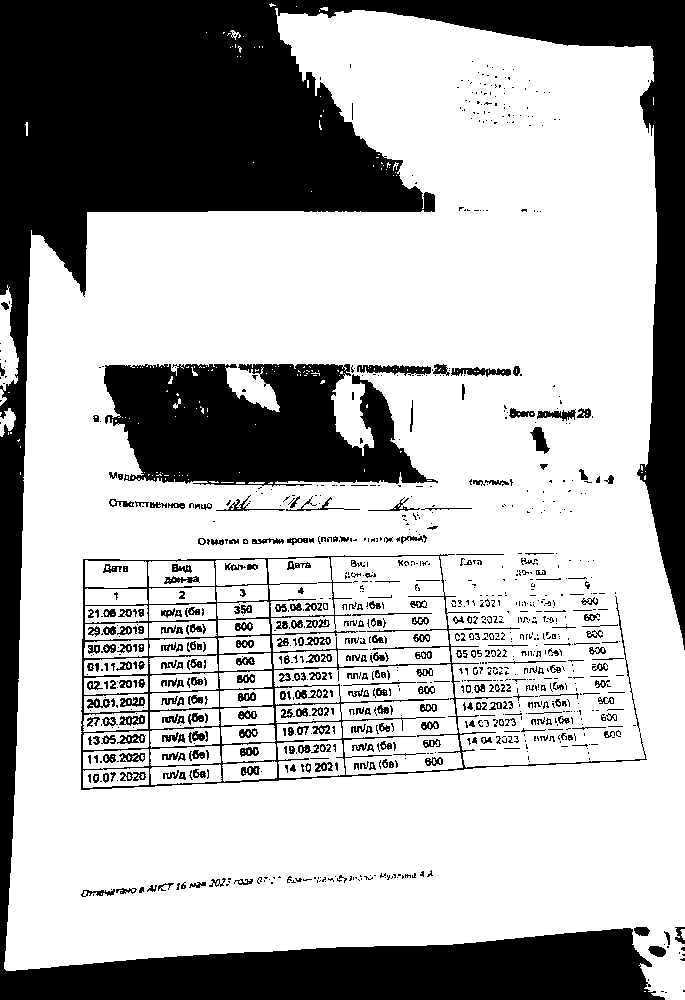
#> input picture 10436.png, 685 x 1000 px, given as the content of the folder 406/, which was not available
$ jupyter execute --allow-errors command2_6_docker.ipynb   (text cells are left out)
#> lines starting #> are read from the running program, lines starting #| are printed output that depends on the picture; after the words box and inside, x2 and y2 are one past the last pixel; in counts of white or black regions, pixels touching at a corner belong together; pictures that were not available may be replaced by others from this repository, and a replacement may not be noted
#> further down, input_image is the input picture: shape (1000, 685, 3); 69.4% white; 1038 black regions (712 under 20 px), largest, box (x1, y1, x2, y2) and area: (0, 0, 685, 1000) 150573, (104, 364, 438, 487) 28294, (81, 554, 647, 790) 8703
[cell 1]
import pandas as pd
import cv2
import os
import re
import numpy as np
import datetime as dt

from PIL import Image as PILImage

from img2table.document import Image

from pytesseract import Output
import pytesseract
pytesseract.pytesseract.tesseract_cmd = r'C:/Program Files/Tesseract-OCR/tesseract.exe'
tesseract_cmd = r'C:/Program Files/Tesseract-OCR/tesseract.exe'

# [7 lines of commented-out code are left out]

[cell 2]
SOURCE_DIR = '406/'

try:
    for filename in os.listdir(SOURCE_DIR):
        if 'jpg' in filename.lower() or 'jpeg' in filename.lower() or 'png' in filename.lower():
            image_path = SOURCE_DIR + filename
        else:
            print('NO IMAGE IN DIRECTORY')
except:
    print('ENTER IMAGE NAME')
    p = input()
    image_path = f"app/405/{p}.jpg"

[cell 3]
def pre(img):
    height = int(img.shape[0])
#> height = 1000
    half = int(img.shape[0] / 2)
#> half = 500
    cut = img[half:height, :]
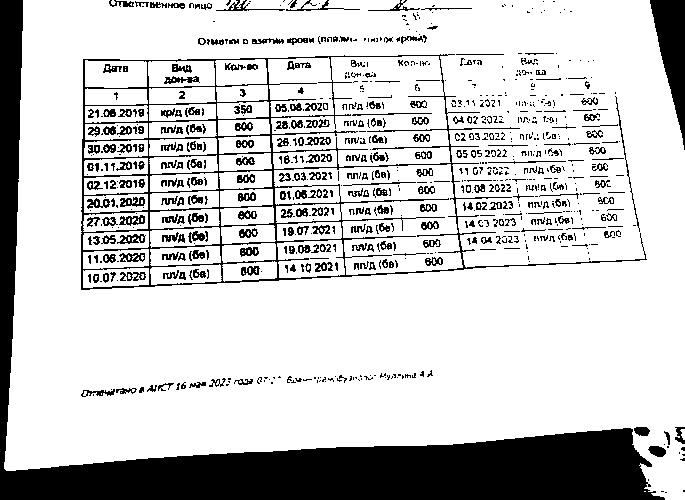
#> cut: shape (500, 685, 3); 79.4% white; 846 black regions (541 under 20 px), largest, box (x1, y1, x2, y2) and area: (0, 0, 665, 500) 39941, (81, 54, 647, 290) 8703, (650, 0, 685, 150) 2719
    gray = cv2.cvtColor(cut, cv2.COLOR_BGR2GRAY)
    noise = cv2.medianBlur(gray,1)
    thresh = cv2.adaptiveThreshold(noise,255,cv2.ADAPTIVE_THRESH_GAUSSIAN_C, cv2.THRESH_BINARY,11,11)
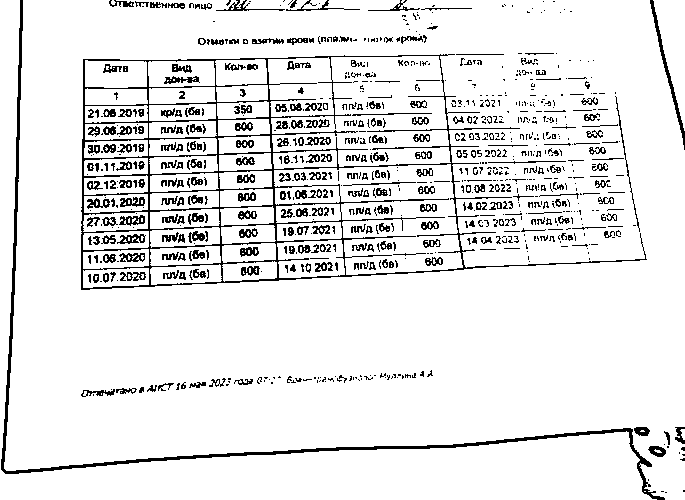
#> thresh: shape (500, 685); 90.6% white; black in thin lines or dots
    out = thresh
    return out

#ret,thresh3 = cv.threshold(img,127,255,cv.THRESH_TRUNC)
#ret,thresh4 = cv.threshold(img,127,255,cv.THRESH_TOZERO)

[cell 4]
def search(path):
    img = Image(src=path)
    extracted_tables = img.extract_tables()
    table_img = (cv2.imread(path))
    find_cell = []
    for table in extracted_tables:
        for row in table.content.values():
            for cell in row:
                cv2.rectangle(table_img, (cell.bbox.x1, cell.bbox.y1), (cell.bbox.x2, cell.bbox.y2), (255, 0, 0), 2)
                rect = [cell.bbox.y1, cell.bbox.y2, cell.bbox.x1, cell.bbox.x2]
                find_cell.append(rect)
    if len(find_cell) < 5:
        return 'PREPROCESSING ERROR TRY ANOTHER IMAGE'
    else:
        return find_cell
    #PILImage.fromarray(table_img)

[cell 5]
# [8 lines left out: function numbers, not called in this run]

[cell 6]
# [8 lines left out: function words, not called in this run]

[cell 7]
# [5 lines left out: function join_data, not called in this run]

[cell 8]
# [27 lines left out: function clean, not called in this run]

[cell 9]
# [41 lines left out: function table, not called in this run]

[cell 10]
os.makedirs('recognized/', exist_ok=True)

input_image = cv2.imread(image_path)
preprocessed_image = pre(input_image)
pre_path = 'recognized/' + 'pre_image.png'
cv2.imwrite(pre_path, preprocessed_image)

#> (the rest of this cell did not finish here and is left out)

$ run again, on img/pic1.png
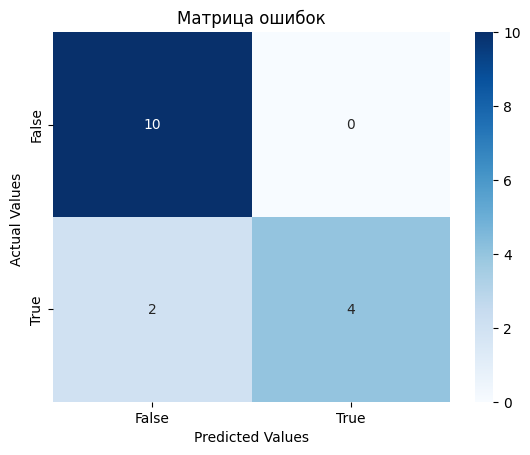
#> input picture img/pic1.png, 530 x 455 px, given as the content of the folder 406/, which was not available
#> input_image is the input picture: shape (455, 530, 3); mean B, G, R 222.2, 204.8, 186.8
#> in pre, `gray = cv2.cvtColor(cut, cv2.COLOR_BGR2GRAY)`:
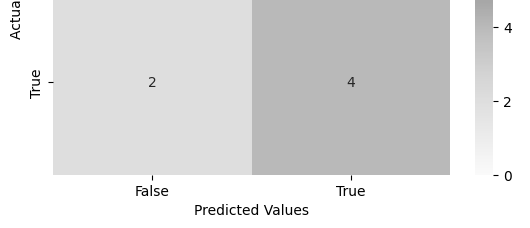
#> gray: shape (228, 530); min 0, max 255, mean 222.5
#> in pre, `thresh = cv2.adaptiveThreshold(noise,255,cv2.ADAPTIVE_THRESH_GAUSSIAN_..`:
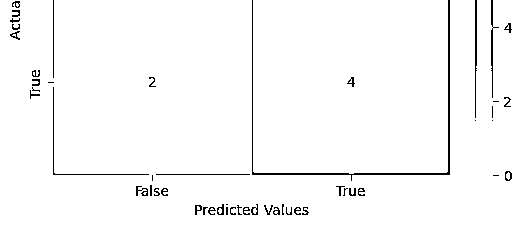
#> thresh: shape (228, 530); 97.7% white; black in thin lines or dots, all inside (x1, y1, x2, y2) = (10, 0, 512, 215)
